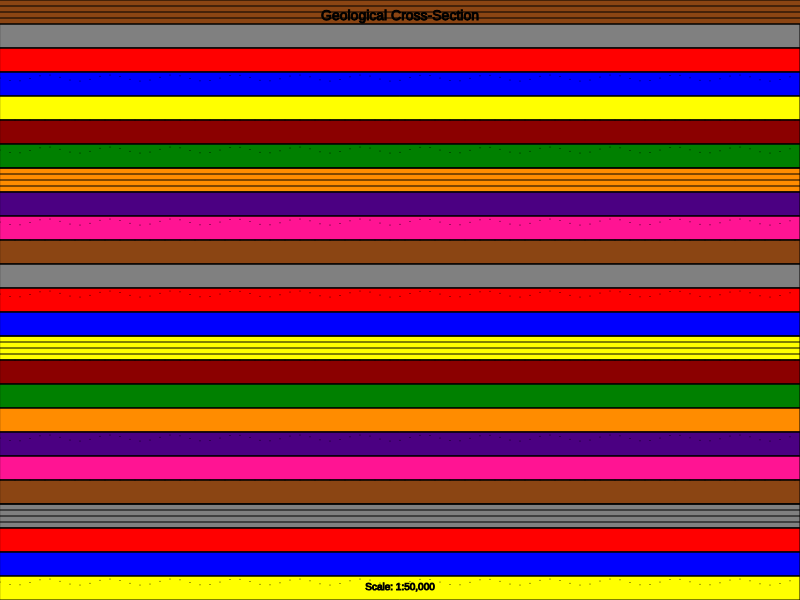
Frame 1 (no input)
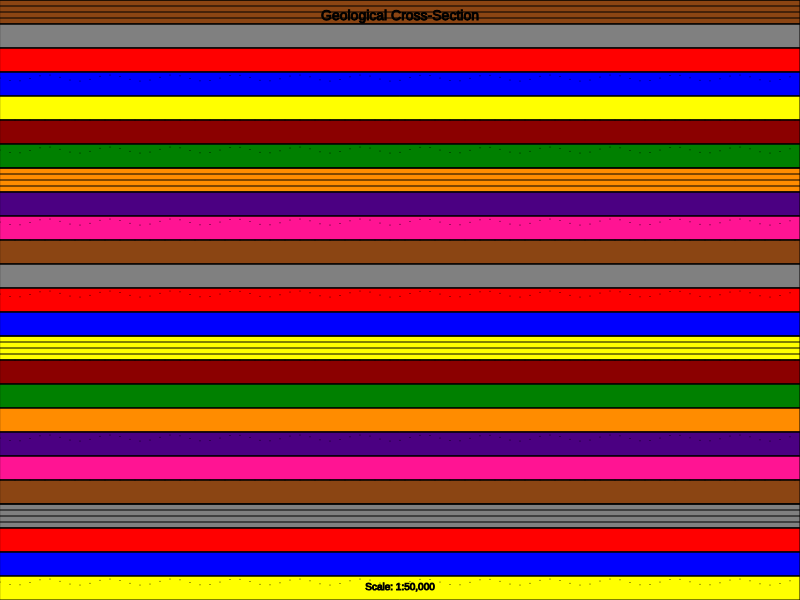
Frame 2 (the mouse pressed at the canvas centre, redrawn once)

The p5.js sketch that drew these frames (run headless with seeded random() and noise() and a simulated clock; the mouse was pressed at the canvas centre and the sketch redrawn once):

// p5.js sketch
// ── sketch.js
function setup() {
  createCanvas(800, 600);
  colorMode(RGB);
  noStroke();
  
  // Create geological strata layers
  const layers = [];
  const totalLayers = 25;
  const layerHeight = height / totalLayers;
  
  for (let i = 0; i < totalLayers; i++) {
    layers.push({
      y: i * layerHeight,
      height: layerHeight,
      color: getColorForLayer(i, totalLayers),
      pattern: getPatternForLayer(i)
    });
  }
  
  // Store layers globally for drawing
  geologicalLayers = layers;
}

function draw() {
  background(240);
  
  // Draw each stratum layer
  for (let layer of geologicalLayers) {
    fill(layer.color);
    rect(0, layer.y, width, layer.height);
    
    // Draw pattern if it exists
    if (layer.pattern === 'stripes') {
      drawStripes(layer.y, layer.height);
    } else if (layer.pattern === 'dots') {
      drawDots(layer.y, layer.height);
    } else if (layer.pattern === 'waves') {
      drawWaves(layer.y, layer.height);
    }
  }
  
  // Draw sharp black lines between layers
  stroke(0);
  noFill();
  for (let i = 1; i < geologicalLayers.length; i++) {
    const y = i * (height / geologicalLayers.length);
    line(0, y, width, y);
  }
  
  // Add title and scale indicator
  fill(0);
  textSize(14);
  textAlign(CENTER);
  text("Geological Cross-Section", width/2, 20);
  textSize(10);
  text("Scale: 1:50,000", width/2, height - 10);
  
  noLoop(); // Static image
}

function getColorForLayer(i, total) {
  // Different mineral compositions represented by distinct colors
  const mineralColors = [
    [139, 69, 19],   // Brown (sedimentary)
    [128, 128, 128], // Gray (metamorphic)
    [255, 0, 0],     // Red (oxidized)
    [0, 0, 255],     // Blue (carbonate)
    [255, 255, 0],   // Yellow (sulfide)
    [139, 0, 0],     // Dark red (igneous)
    [0, 128, 0],     // Green (serpentine)
    [255, 140, 0],   // Orange (magnetite)
    [75, 0, 130],    // Indigo (garnet)
    [255, 20, 147]   // Pink (feldspar)
  ];
  
  const colorIndex = i % mineralColors.length;
  return color(mineralColors[colorIndex][0], 
               mineralColors[colorIndex][1], 
               mineralColors[colorIndex][2]);
}

function getPatternForLayer(i) {
  // Vary patterns for visual interest
  if (i % 7 === 0) return 'stripes';
  if (i % 5 === 0) return 'dots';
  if (i % 3 === 0) return 'waves';
  return null;
}

function drawStripes(y, height) {
  stroke(0);
  strokeWeight(1);
  const stripeHeight = height / 4;
  for (let i = 0; i < 4; i++) {
    line(0, y + i * stripeHeight, width, y + i * stripeHeight);
  }
}

function drawDots(y, height) {
  stroke(0);
  strokeWeight(1);
  const dotSpacing = 15;
  for (let x = 0; x < width; x += dotSpacing) {
    for (let dy = 0; dy < height; dy += dotSpacing * 2) {
      point(x, y + dy);
    }
  }
}

function drawWaves(y, height) {
  stroke(0);
  strokeWeight(1);
  const waveHeight = height / 4;
  for (let x = 0; x < width; x += 10) {
    const waveY = y + waveHeight + sin(x * 0.1) * (waveHeight / 2);
    point(x, waveY);
  }
}
